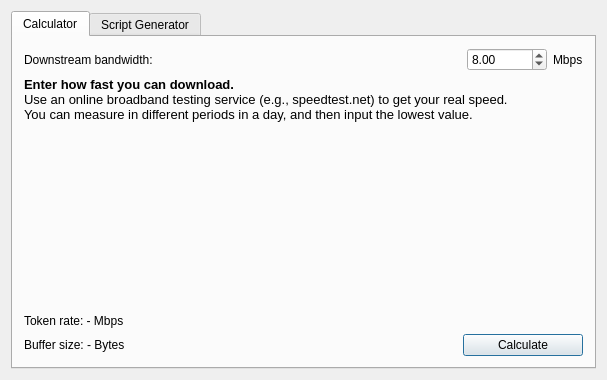
<?xml version="1.0" encoding="UTF-8"?>
<ui version="4.0">
 <class>Dialog</class>
 <widget class="QDialog" name="Dialog">
  <property name="geometry">
   <rect>
    <x>0</x>
    <y>0</y>
    <width>607</width>
    <height>380</height>
   </rect>
  </property>
  <property name="windowTitle">
   <string>QoS Calculator</string>
  </property>
  <layout class="QHBoxLayout" name="horizontalLayout">
   <item>
    <widget class="QTabWidget" name="tab">
     <property name="currentIndex">
      <number>0</number>
     </property>
     <widget class="QWidget" name="tabCalculator">
      <attribute name="title">
       <string>Calculator</string>
      </attribute>
      <layout class="QVBoxLayout" name="verticalLayout">
       <item>
        <layout class="QHBoxLayout" name="hLayout1">
         <item>
          <widget class="QLabel" name="lblBandwidth">
           <property name="sizePolicy">
            <sizepolicy hsizetype="MinimumExpanding" vsizetype="Preferred">
             <horstretch>0</horstretch>
             <verstretch>0</verstretch>
            </sizepolicy>
           </property>
           <property name="text">
            <string>Downstream bandwidth:</string>
           </property>
          </widget>
         </item>
         <item>
          <widget class="QDoubleSpinBox" name="spnBandwidth">
           <property name="sizePolicy">
            <sizepolicy hsizetype="Preferred" vsizetype="Fixed">
             <horstretch>0</horstretch>
             <verstretch>0</verstretch>
            </sizepolicy>
           </property>
           <property name="minimumSize">
            <size>
             <width>80</width>
             <height>0</height>
            </size>
           </property>
           <property name="minimum">
            <double>1.000000000000000</double>
           </property>
           <property name="maximum">
            <double>100.000000000000000</double>
           </property>
           <property name="singleStep">
            <double>0.010000000000000</double>
           </property>
           <property name="value">
            <double>8.000000000000000</double>
           </property>
          </widget>
         </item>
         <item>
          <widget class="QLabel" name="lblUnit">
           <property name="text">
            <string>Mbps</string>
           </property>
          </widget>
         </item>
        </layout>
       </item>
       <item>
        <widget class="QLabel" name="lblDescription">
         <property name="sizePolicy">
          <sizepolicy hsizetype="Preferred" vsizetype="MinimumExpanding">
           <horstretch>0</horstretch>
           <verstretch>0</verstretch>
          </sizepolicy>
         </property>
         <property name="text">
          <string>&lt;!DOCTYPE HTML PUBLIC &quot;-//W3C//DTD HTML 4.0//EN&quot; &quot;http://www.w3.org/TR/REC-html40/strict.dtd&quot;&gt;
&lt;html&gt;&lt;head&gt;&lt;meta name=&quot;qrichtext&quot; content=&quot;1&quot; /&gt;&lt;style type=&quot;text/css&quot;&gt;
p, li { white-space: pre-wrap; }
&lt;/style&gt;&lt;/head&gt;&lt;body style=&quot; font-family:'Sans'; font-size:10pt; font-weight:400; font-style:normal;&quot;&gt;
&lt;p style=&quot; margin-top:0px; margin-bottom:0px; margin-left:0px; margin-right:0px; -qt-block-indent:0; text-indent:0px;&quot;&gt;&lt;span style=&quot; font-weight:600;&quot;&gt;Enter how fast you can download.&lt;/span&gt;&lt;/p&gt;
&lt;p style=&quot; margin-top:0px; margin-bottom:0px; margin-left:0px; margin-right:0px; -qt-block-indent:0; text-indent:0px;&quot;&gt;Use an online broadband testing service (e.g., speedtest.net) to get your real speed.&lt;/p&gt;
&lt;p style=&quot; margin-top:0px; margin-bottom:0px; margin-left:0px; margin-right:0px; -qt-block-indent:0; text-indent:0px;&quot;&gt;You can measure in different periods in a day, and then input the lowest value.&lt;/p&gt;&lt;/body&gt;&lt;/html&gt;</string>
         </property>
         <property name="alignment">
          <set>Qt::AlignLeading|Qt::AlignLeft|Qt::AlignTop</set>
         </property>
        </widget>
       </item>
       <item>
        <widget class="QLabel" name="lblTokenRate">
         <property name="text">
          <string>Token rate: - Mbps</string>
         </property>
        </widget>
       </item>
       <item>
        <layout class="QHBoxLayout" name="hLayout2">
         <item>
          <widget class="QLabel" name="lblBufferSize">
           <property name="sizePolicy">
            <sizepolicy hsizetype="MinimumExpanding" vsizetype="Preferred">
             <horstretch>0</horstretch>
             <verstretch>0</verstretch>
            </sizepolicy>
           </property>
           <property name="text">
            <string>Buffer size: - Bytes</string>
           </property>
          </widget>
         </item>
         <item>
          <widget class="QPushButton" name="btnCalculate">
           <property name="minimumSize">
            <size>
             <width>120</width>
             <height>0</height>
            </size>
           </property>
           <property name="text">
            <string>Calculate</string>
           </property>
          </widget>
         </item>
        </layout>
       </item>
      </layout>
     </widget>
     <widget class="QWidget" name="tabGenerator">
      <attribute name="title">
       <string>Script Generator</string>
      </attribute>
      <layout class="QVBoxLayout" name="verticalLayout_2">
       <item>
        <layout class="QHBoxLayout" name="hLayout3">
         <property name="sizeConstraint">
          <enum>QLayout::SetDefaultConstraint</enum>
         </property>
         <item>
          <layout class="QVBoxLayout" name="vLayout">
           <item>
            <layout class="QHBoxLayout" name="hLayout5">
             <item>
              <widget class="QLabel" name="lblAddress">
               <property name="text">
                <string>IP Address</string>
               </property>
              </widget>
             </item>
             <item>
              <widget class="QLineEdit" name="txtAddress">
               <property name="maxLength">
                <number>15</number>
               </property>
              </widget>
             </item>
             <item>
              <widget class="QPushButton" name="btnAdd">
               <property name="text">
                <string>Add</string>
               </property>
              </widget>
             </item>
            </layout>
           </item>
           <item>
            <widget class="QPlainTextEdit" name="txtScript">
             <property name="verticalScrollBarPolicy">
              <enum>Qt::ScrollBarAlwaysOn</enum>
             </property>
             <property name="lineWrapMode">
              <enum>QPlainTextEdit::NoWrap</enum>
             </property>
            </widget>
           </item>
          </layout>
         </item>
         <item>
          <widget class="QListWidget" name="lstAddress">
           <property name="sizePolicy">
            <sizepolicy hsizetype="Fixed" vsizetype="Expanding">
             <horstretch>0</horstretch>
             <verstretch>0</verstretch>
            </sizepolicy>
           </property>
           <property name="minimumSize">
            <size>
             <width>150</width>
             <height>0</height>
            </size>
           </property>
           <property name="maximumSize">
            <size>
             <width>150</width>
             <height>16777215</height>
            </size>
           </property>
           <property name="editTriggers">
            <set>QAbstractItemView::NoEditTriggers</set>
           </property>
          </widget>
         </item>
        </layout>
       </item>
       <item>
        <layout class="QHBoxLayout" name="hLayout4">
         <item>
          <widget class="QPushButton" name="btnGenerate">
           <property name="enabled">
            <bool>false</bool>
           </property>
           <property name="sizePolicy">
            <sizepolicy hsizetype="Minimum" vsizetype="Fixed">
             <horstretch>0</horstretch>
             <verstretch>0</verstretch>
            </sizepolicy>
           </property>
           <property name="minimumSize">
            <size>
             <width>140</width>
             <height>0</height>
            </size>
           </property>
           <property name="text">
            <string>Generate Script</string>
           </property>
          </widget>
         </item>
         <item>
          <spacer name="horizontalSpacer">
           <property name="orientation">
            <enum>Qt::Horizontal</enum>
           </property>
           <property name="sizeHint" stdset="0">
            <size>
             <width>40</width>
             <height>20</height>
            </size>
           </property>
          </spacer>
         </item>
         <item>
          <widget class="QPushButton" name="btnRemove">
           <property name="enabled">
            <bool>false</bool>
           </property>
           <property name="minimumSize">
            <size>
             <width>100</width>
             <height>0</height>
            </size>
           </property>
           <property name="text">
            <string>Remove</string>
           </property>
          </widget>
         </item>
        </layout>
       </item>
      </layout>
     </widget>
    </widget>
   </item>
  </layout>
 </widget>
 <layoutdefault spacing="6" margin="11"/>
 <resources/>
 <connections/>
</ui>
